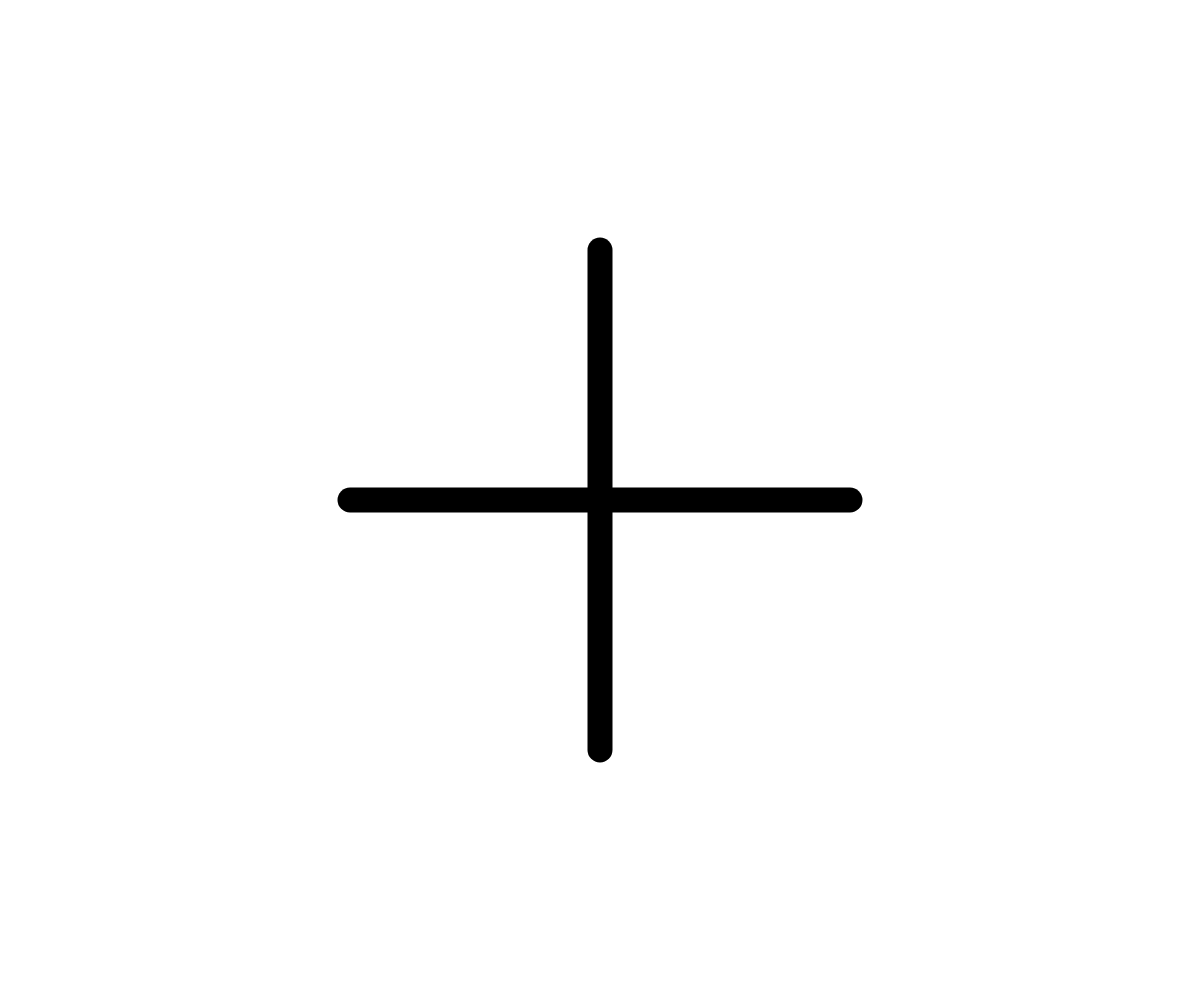
Frame 1 (no input)
Frame 60 (no input): identical to frame 1, image omitted
Frame 120 (the mouse pressed at the canvas centre since frame 60): identical to frame 1, image omitted

The p5.js sketch that drew this single still picture (run headless with seeded random() and noise() and a simulated clock; from frame 60 on, the mouse is pressed at the canvas centre):

// p5.js sketch
// ── sketch.js
let shapeId = 0;

window.setup = function () {
  createCanvas(windowWidth, windowHeight);
};

window.windowResized = function () {
  resizeCanvas(windowWidth, windowHeight);
};

window.draw = function () {
  background(255);

  const sceneSize = min(width, height);

  const centerX = width / 2;
  const centerY = height / 2;
  const objSize = sceneSize / 2;
  const strokeW = objSize / 20;

  fill(0);
  noStroke();
  rectMode(CENTER);
  strokeWeight(strokeW);
  stroke(0);
  line(centerX - objSize / 2, centerY, centerX + objSize / 2, centerY);
  line(centerX, centerY - objSize / 2, centerX, centerY + objSize / 2);
};
//
